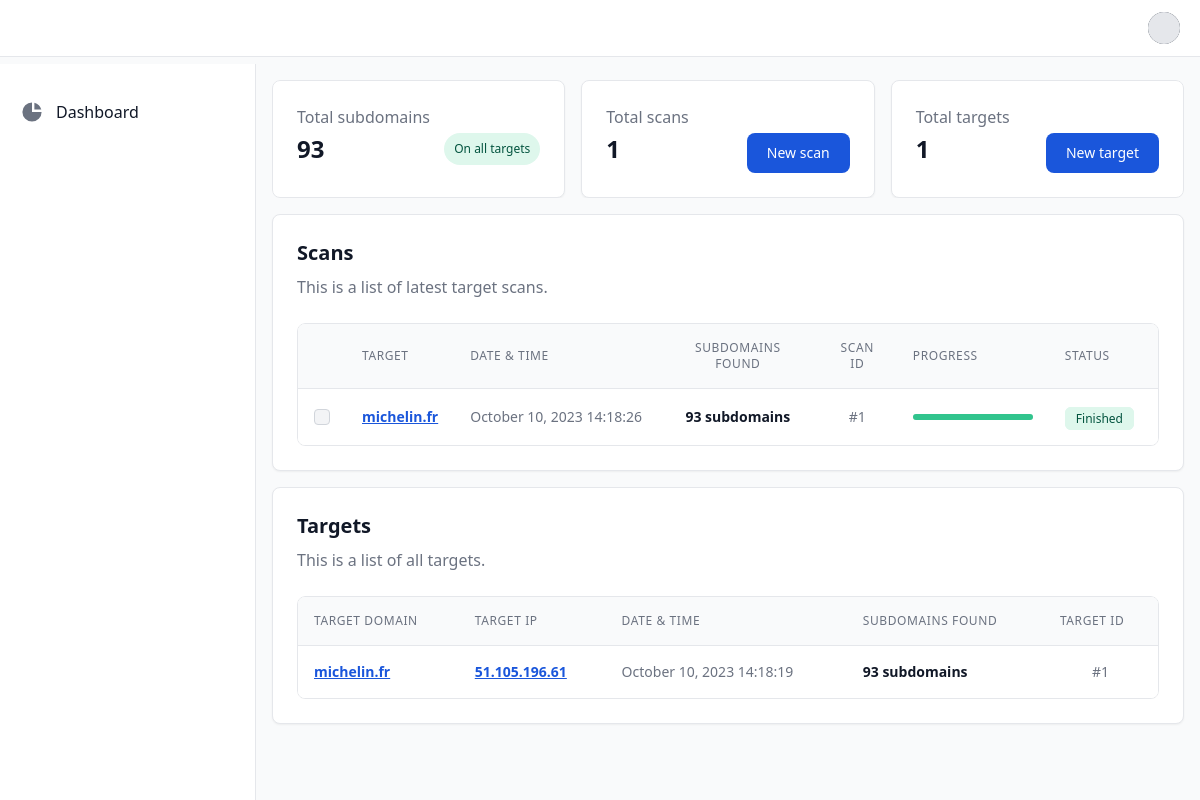
The page / on the database its author committed.
### home/models.py (models this page shows, shortened)
class Scan(models.Model):
    id = models.AutoField(primary_key=True)
    description = models.CharField(default="", max_length=1000000)
    target = models.ForeignKey(Target, on_delete=models.CASCADE)
    certfinder = models.CharField(default="", max_length=1000000)
    nuclei = models.CharField(default="", max_length=1000000)
    subfinder = models.CharField(default="", max_length=1000000)
    status = models.CharField(default="Pending", max_length=100)
    created_at = models.DateTimeField(auto_now_add=True)
    progress = models.IntegerField(default=0)
    def update_status(self):
        scan_histories = ScanHistory.objects.filter(
            scan_id=self.id).order_by("-started_at")
        finished_count = sum(
            1 for history in scan_histories if history.status == 'Finished')
        error_count = sum(
            1 for history in scan_histories if history.status == 'Error')
        pending_count = sum(
            1 for history in scan_histories if history.status == 'Pending')
        if error_count + finished_count == len(scan_histories):
            self.progress = 100  # All tasks are finished or in error
            self.status = 'Finished'
        self.save()

class Target(models.Model):
    id = models.AutoField(primary_key=True)
    description = models.CharField(default="", max_length=1000000)
    domain_name = models.CharField(default="", max_length=100)
    ip_address = models.CharField(default="", max_length=100)
    created_at = models.DateTimeField(auto_now_add=True)
    def get_subdomains(self):
        return Subdomain.objects.filter(target=self)

### home/views.py (the view)
# urls.py: path("", views.index, name="index"),
def index(request):
    scans = Scan.objects.order_by("-created_at")
    for scan in scans:
        scan.update_status()
    context = {
        'segment': 'index',
        'scans': scans,
        'scans_length': len(Scan.objects.all()),
        'targets': Target.objects.order_by("-created_at").prefetch_related('subdomains'),
        'targets_length': len(Target.objects.all()),
        'subdomains_length': len(Subdomain.objects.all()),
    }
    return render(request, "index.html", context)

### templates/index.html (shortened to what this page needs)
{% load static %}
<!DOCTYPE html>
<html lang="en">
  <head>
    <link rel="stylesheet" href="{% static 'dist/css/output.css' %}" />
  </head>
  <body class="bg-gray-50 dark:bg-gray-900">
    {% include 'includes/navbar.html' %}
    <div class="flex pt-16 overflow-hidden bg-gray-50 dark:bg-gray-900">
      {% include 'includes/sidebar.html' %}
      <div
        id="main-content"
        class="relative w-full h-full overflow-y-auto bg-gray-50 lg:ml-64 dark:bg-gray-900"
      >
        <main>
          <div class="px-4 pt-4">{% include 'components/stats.html' %}</div>
          <div class="px-4 pt-4">
            <div
              class="p-4 bg-white border border-gray-200 rounded-lg shadow-sm dark:border-gray-700 sm:p-6 dark:bg-gray-800"
            >
              <div class="items-center justify-between lg:flex">
                <div class="mb-4 lg:mb-0">
                  <h3
                    class="mb-2 text-xl font-bold text-gray-900 dark:text-white"
                  >
                    Scans
                  </h3>
                  <span
                    class="text-base font-normal text-gray-500 dark:text-gray-400"
                    >This is a list of latest target scans.</span
                  >
                </div>
              </div>
              <div class="flex flex-col mt-6">
                <div class="overflow-x-auto rounded-lg">
                  <div class="inline-block min-w-full align-middle">
                    <div
                      class="overflow-hidden shadow sm:rounded-lg border border-gray-200 dark:border-gray-700"
                    >
                      <table
                        class="min-w-full divide-y divide-gray-200 dark:divide-gray-600"
                      >
                        <thead class="bg-gray-50 dark:bg-gray-700">
                          <tr>
                            <th
                              scope="col"
                              class="p-4 text-xs font-medium tracking-wider text-left text-gray-500 uppercase dark:text-white"
                            >
                            </th>
                            <th
                              scope="col"
                              class="p-4 text-xs font-medium tracking-wider text-left text-gray-500 uppercase dark:text-white"
                            >
                              Target
                            </th>
                            <th
                              scope="col"
                              class="p-4 text-xs font-medium tracking-wider text-left text-gray-500 uppercase dark:text-white"
                            >
                              Date & Time
                            </th>
                            <th
                              scope="col"
                              class="p-4 text-center text-xs font-medium tracking-wider text-gray-500 uppercase dark:text-white"
                            >
                              Subdomains found
                            </th>
                            <th
                              scope="col"
                              class="p-4 text-xs font-medium tracking-wider text-center text-gray-500 uppercase dark:text-white"
                            >
                              Scan id
                            </th>
                            <th
                              scope="col"
                              class="p-4 text-xs font-medium tracking-wider text-left text-gray-500 uppercase dark:text-white"
                            >
                              Progress
                            </th>
                            <th
                              scope="col"
                              class="p-4 text-xs font-medium tracking-wider text-left text-gray-500 uppercase dark:text-white"
                            >
                              Status
                            </th>
                          </tr>
                        </thead>
                        <tbody class="bg-white dark:bg-gray-800">
                          {% for scan in scans %}
                          <tr class="hover:bg-gray-100 dark:hover:bg-gray-700">
                            <td class="w-4 p-4">
                              <div class="flex items-center">
                                <input
                                  name="delete-scan"
                                  value="{{ scan.id }}"
                                  type="checkbox"
                                  class="w-4 h-4 text-blue-600 bg-gray-100 border-gray-300 rounded focus:ring-blue-500 dark:focus:ring-blue-600 dark:ring-offset-gray-800 dark:focus:ring-offset-gray-800 focus:ring-2 dark:bg-gray-700 dark:border-gray-600"
                                />
                              </div>
                            </td>
                            <td
                              class="p-4 font-bold text-sm text-gray-900 whitespace-nowrap dark:text-white"
                            >
                              <a
                                style="
                                  color: rgb(26 86 219);
                                  text-decoration: underline;
                                "
                                href="/scans/{{ scan.id }}"
                              >
                                {{ scan.target.domain_name }}</a
                              >
                            </td>
                            <td
                              class="p-4 text-sm font-normal text-gray-500 whitespace-nowrap dark:text-gray-400"
                            >
                              {{ scan.created_at|date:"F d, Y H:i:s" }}
                            </td>
                            <td
                              class="p-4 text-center text-sm font-semibold text-gray-900 whitespace-nowrap dark:text-white"
                            >
                              {{ scan.target.get_subdomains|length }} subdomains
                            </td>
                            <td
                              class="p-4 text-sm font-normal text-gray-500 text-center whitespace-nowrap dark:text-gray-400"
                            >
                              #{{ scan.id }}
                            </td>
                            <td
                              class="p-4 text-sm font-normal text-gray-500 whitespace-nowrap dark:text-gray-400"
                            >
                              <div
                                class="w-[120px] bg-gray-200 rounded-full h-2.5 dark:bg-gray-700"
                                style="width: 120px; height: 6px"
                              >
                                {% if scan.status == 'Pending' %}
                                <div
                                  class="h-2.5 rounded-full"
                                  style="height:6px; width: {{scan.progress}}%; background-color:orange; opacity:0.6"
                                ></div>
                                {% elif scan.status == 'Error'%}
                                <div
                                  class="h-2.5 rounded-full"
                                  style="height:6px; width: {{scan.progress}}%; background-color:red; opacity:0.6"
                                ></div>
                                {% elif scan.status == 'Finished' %}
                                <div
                                  class="bg-green-400 rounded-full"
                                  style="height:6px; width: {{scan.progress}}%"
                                ></div>
                                {% endif %}
                              </div>
                            </td>
                            <td class="p-4 text-right">
                              {% if scan.status == 'Pending' %}
                              <span
                                class="bg-orange-100 text-right text-orange-800 text-xs font-medium mr-2 px-2.5 py-0.5 rounded-md border border-orange-100"
                                >{{ scan.status }}</span
                              >
                              {% elif scan.status == 'Finished' %}
                              <span
                                class="bg-green-100 text-right text-green-800 text-xs font-medium mr-2 px-2.5 py-0.5 rounded-md border border-green-100"
                                >{{ scan.status }}</span
                              >
                              {% else %}
                              <span
                                class="bg-red-100 text-right text-red-800 text-xs font-medium mr-2 px-2.5 py-0.5 rounded-md border border-red-100"
                                >{{ scan.status }}</span
                              >
                              {% endif %}
                            </td>
                          </tr>
                          {% endfor %}
                        </tbody>
                      </table>
                    </div>
                  </div>
                </div>
              </div>
            </div>
          </div>
          <div class="px-4 pt-4">
            <div
              class="p-4 bg-white border border-gray-200 rounded-lg shadow-sm dark:border-gray-700 sm:p-6 dark:bg-gray-800"
            >
              <div class="items-center justify-between lg:flex">
                <div class="mb-4 lg:mb-0">
                  <h3
                    class="mb-2 text-xl font-bold text-gray-900 dark:text-white"
                  >
                    Targets
                  </h3>
                  <span
                    class="text-base font-normal text-gray-500 dark:text-gray-400"
                    >This is a list of all targets.</span
                  >
                </div>
              </div>
              <div class="flex flex-col mt-6">
                <div class="overflow-x-auto rounded-lg">
                  <div class="inline-block min-w-full align-middle">
                    <div
                      class="overflow-hidden shadow sm:rounded-lg border border-gray-200 dark:border-gray-700"
                    >
                      <table
                        class="min-w-full divide-y divide-gray-200 dark:divide-gray-600"
                      >
                        <thead class="bg-gray-50 dark:bg-gray-700">
                          <tr>
                            <th
                              scope="col"
                              class="p-4 text-xs font-medium tracking-wider text-left text-gray-500 uppercase dark:text-white"
                            >
                              Target domain
                            </th>
                            <th
                              scope="col"
                              class="p-4 text-xs font-medium tracking-wider text-left text-gray-500 uppercase dark:text-white"
                            >
                              Target IP
                            </th>
                            <th
                              scope="col"
                              class="p-4 text-xs font-medium tracking-wider text-left text-gray-500 uppercase dark:text-white"
                            >
                              Date & Time
                            </th>
                            <th
                              scope="col"
                              class="p-4 text-xs font-medium tracking-wider text-left text-gray-500 uppercase dark:text-white"
                            >
                              Subdomains found
                            </th>
                            <th
                              scope="col"
                              class="p-4 text-xs font-medium tracking-wider text-left text-gray-500 uppercase dark:text-white"
                            >
                              Target id
                            </th>
                          </tr>
                        </thead>
                        <tbody class="bg-white dark:bg-gray-800">
                          {% for target in targets %}
                          <tr class="hover:bg-gray-100 dark:hover:bg-gray-700">
                            <td
                              class="p-4 text-sm font-bold text-gray-900 whitespace-nowrap dark:text-white"
                            >
                              <a
                                style="
                                  color: rgb(26 86 219);
                                  text-decoration: underline;
                                "
                                href="/targets/{{target.id}}"
                              >
                                {{ target.domain_name }}</a
                              >
                            </td>
                            <td
                              class="p-4 text-sm font-bold text-gray-900 whitespace-nowrap dark:text-white"
                            >
                              <a
                                style="
                                  color: rgb(26 86 219);
                                  text-decoration: underline;
                                "
                                href="/targets/{{target.id}}"
                              >
                                {{ target.ip_address }}</a
                              >
                            </td>
                            <td
                              class="p-4 text-sm font-normal text-gray-500 whitespace-nowrap dark:text-gray-400"
                            >
                              {{ target.created_at|date:"F d, Y H:i:s" }}
                            </td>
                            <td
                              class="p-4 text-sm font-semibold text-gray-900 whitespace-nowrap dark:text-white"
                            >
                              {{ target.get_subdomains|length }} subdomains
                            </td>
                            <td
                              class="p-4 text-sm font-normal pl-12 text-gray-500 whitespace-nowrap dark:text-gray-400"
                            >
                              #{{ target.id }}
                            </td>
                          </tr>
                          {% endfor %}
                        </tbody>
                      </table>
                    </div>
                  </div>
                </div>
              </div>
            </div>
          </div>
        </main>
      </div>
    </div>
  </body>
</html>

### rows shown on the page
Scan: target.domain_name "michelin.fr", created_at "October 10, 2023 14:18:26", target.get_subdomains|length "93", id "1", progress 100 (drawn), status "Finished"
Target: domain_name "michelin.fr", ip_address "51.105.196.61", created_at "October 10, 2023 14:18:19", get_subdomains|length "93", id "1"

### other values the page prints
{{ subdomains_length }} "93"
{{ scans_length }} "1"
{{ targets_length }} "1"
